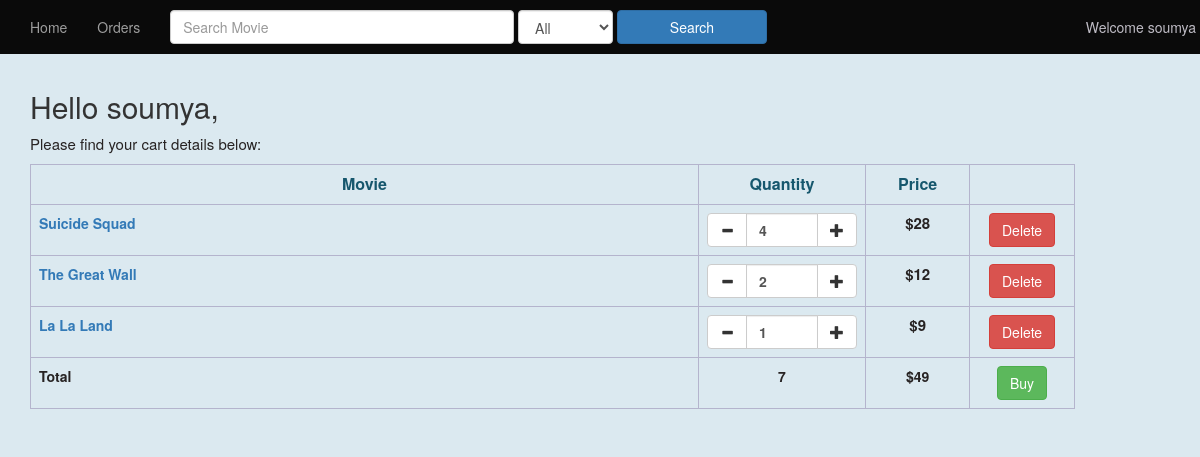
Before: /cart.php (signed in) with the older database file.
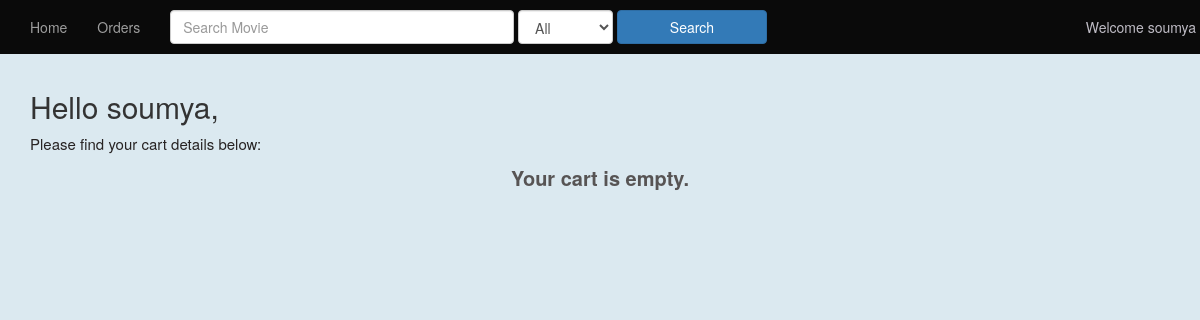
After: the same page with the newer database file.
### tables this page shows
CREATE TABLE `movie` (
  `movie_id` int(11) NOT NULL,
  `title` varchar(100) NOT NULL,
  `description` varchar(5000) NOT NULL,
  `director` varchar(100) NOT NULL,
  `year` int(11) NOT NULL,
  `imageUrl` varchar(100) NOT NULL,
  `duration` int(11) NOT NULL,
  `rating` int(11) NOT NULL,
  `votes` int(11) NOT NULL,
  `quantity` int(11) NOT NULL,
  `price` float NOT NULL,
  `is_available` tinyint(1) NOT NULL
);

CREATE TABLE `cart` (
  `user_id` varchar(100) NOT NULL,
  `movie_id` int(11) NOT NULL,
  `quantity` int(11) NOT NULL,
  `price` float NOT NULL
);

### cart.php (the view, shortened to what this page needs)
<?php
    $user_id = $_SESSION["user_id"];
    $session_cart=$_SESSION["session_cart"];
    $servername = "localhost";
    $username = "root";
    $password = "root";
    $db = "onlinemoviestore";
    $conn = mysqli_connect($servername, $username, $password, $db);
    $cart_query="select * from cart where user_id='".$user_id."'";
    $cart_result=mysqli_query($conn, $cart_query);
    $number_of_rows=0;
    if ($user_id != "guest") {
        $number_of_rows = mysqli_num_rows($cart_result);
    }
    else {
        $number_of_rows=count($session_cart);
    }
    $totalQuantity = 0;
    $totalPrice = 0;
    if($number_of_rows == 0){
        $data = "<div id='emptyCart'>Your cart is empty.</div>";
    }
    else {
        $data = "<thead><tr><th>Movie</th><th>Quantity</th><th>Price</th><th></th></tr></thead><tbody>";
        if ($user_id != "guest") {
            while ($row = mysqli_fetch_array($cart_result)){
                $totalQuantity = $totalQuantity + $row['quantity'];
                $totalPrice = $totalPrice + $row['price'];
                $movie = mysqli_query($conn, "select * from movie where movie_id='".$row['movie_id']."';");
                $moviename = mysqli_fetch_array($movie);
                $data = $data."<tr><td><a href='description.php?id=".$row['movie_id']."'>".$moviename['title']."</a></td><td><div class='center'><div class='input-group'><span class='input-group-btn'>";
                $data = $data."<button type='button' class='btn btn-default btn-number' id='btn".$row['movie_id']."' data-type='minus' data-field='quant[1]'><span class='glyphicon glyphicon-minus'></span></button></span>";
                $data = $data."<input type='text' id='inp".$row['movie_id']."' name='quant[1]' class='form-control input-number' value='".$row['quantity']."' min='1' max='".$moviename['quantity']."'>";
                $data = $data."<span class='input-group-btn'><button type='button' class='btn btn-default btn-number' id='btn".$row['movie_id']."' data-type='plus' data-field='quant[1]'><span class='glyphicon glyphicon-plus'></span>";
                $data = $data."</button></span></div></div></td><td><p class='price' id='p".$row['movie_id']."'>$".$row['price']."</p></td><td><button type='button' id='btn".$row['movie_id']."' class='btn btn-danger'>Delete</button></td></tr>";
            }
        }
        $data = $data."<tr><td><div class='total'>Total</div></td><td><div id='totalQty' class='total'>".$totalQuantity."</div></td><td><div id='totalPrice' class='total'>$".$totalPrice."</div></td><td><button type='button' class='btn btn-success'>Buy</button></td></tr>";
        $data = $data."</tbody>";
    }
?>
<!DOCTYPE html>
<html>
    <head>
        <link href="//maxcdn.bootstrapcdn.com/bootstrap/3.3.0/css/bootstrap.min.css", rel="stylesheet">
        <link rel="stylesheet" href="https://cdnjs.cloudflare.com/ajax/libs/font-awesome/4.7.0/css/font-awesome.min.css">
        <link href="css/style.css" rel="stylesheet">
        <link href="css/cart.css" rel="stylesheet">
        <link href="css/login.css" rel="stylesheet">
    </head>
    <body>
        <?php require('nav_bar.php');?>
        <div class="container cart">
            <h2>Hello <?php  echo $_SESSION['user_id']?>,</h2>
            <p>Please find your cart details below:</p>
            <table id="cartTable" class="table table-bordered">
                <?php echo $data ?>
            </table>
        </div>
  </body>
</html>

### nav_bar.php (shortened to what this page needs)
<?php
    $user_id=$_SESSION["user_id"];
?>
<nav class='navbar navbar-inverse navbar-fixed-top'>
    <div class='container-fluid'>
        <ul id='nav' class='nav navbar-nav'>
            <li id='home'><a href='home.php'>Home</a></li>
            <?php
                if ($user_id != "" && $user_id != "guest" && $user_id != "admin") {
                    echo ("<li id='orders'><a href='order_history.php'>Orders</a></li>");
                }
            ?>
            <li>
                <form method = 'GET' class='navbar-form navbar-right' action='search_result.php'>
                    <div class='form-group'>
                        <input type = 'text' class='form-control' name = 'search' placeholder = 'Search Movie' size='40' required/>
                        <select id='criteria' name='criteria' class="form-control">
                            <option value='all'>All</option>
                        </select>
                        <button type = 'submit' class='btn btn-primary' style = 'width: 150px'>Search</button>
                    </div>
                </form>
            </li>
        </ul>
        <ul class="nav navbar-nav navbar-right">
            <?php
                echo ("<li><a href='signup_page.php'> Welcome " .$user_id."</a></li>");
            ?>
        </ul>
    </div>
</nav>

### css/style.css (style rules this page uses)
body { background-color: #10171b; }
nav.navbar.navbar-inverse { background-color: rgba(10, 10, 10, 1); width: 1366px; border: 0; padding-top: 2px; padding-bottom: 2px; padding-right: 20px; }
ul.nav.navbar-nav li { height: auto; }
ul.nav.navbar-nav.navbar-right li a { color: #bfbcc5; }

### css/cart.css (style rules this page uses)
body { height: 100%; background-color: #dbe9f0; }
.table { table-layout: auto; width: auto; font-weight: bold; }
div#emptyCart { color: rgb(87, 84, 84); font-weight: bold; font-size: 20px; text-align: center; }
div.cart { height: 100%; margin-top: 70px; }
p { color: #272323; font-size:15px; }
.table-bordered > tbody > tr > td, .table-bordered > tbody > tr > th, .table-bordered > tfoot > tr > td, .table-bordered , .table-bordered > thead > tr > td, .table-bordered > thead > tr > th { border: 1px solid #b4b4cd; }
.center { width: 150px; margin: 0px auto; }
.total { font-weight: bold; color: #272323; }
div#totalQty.total { text-align: center; }
table#cartTable tbody tr td:nth-child(1) { width:auto; }
table#cartTable tbody tr td:nth-child(2) { width:16%; text-align: center; }
table#cartTable tbody tr td:nth-child(3) { width:10%; text-align: center; }
table#cartTable tbody tr td:nth-child(4) { width:10%; text-align: center; }
th { text-align: center; }
table.table.table-bordered thead { color: #16576d; font-size: 16px; }
table.table.table-bordered td { color: #434e52; }

Changed rows visible on the page:
removed movie: title "Suicide Squad"
removed cart: quantity "4", price "28"
removed movie: title "The Great Wall"
removed cart: quantity "2", price "12"
removed movie: title "La La Land"
removed cart: quantity "1", price "9"
Other visible differences:
$totalQuantity: "7" → (not shown)
$totalPrice: "49" → (not shown)
text no longer shown: "Movie Quantity Price $ $ $ Delete Delete Delete Total $ Buy"
text now shown: "Your cart is empty."
